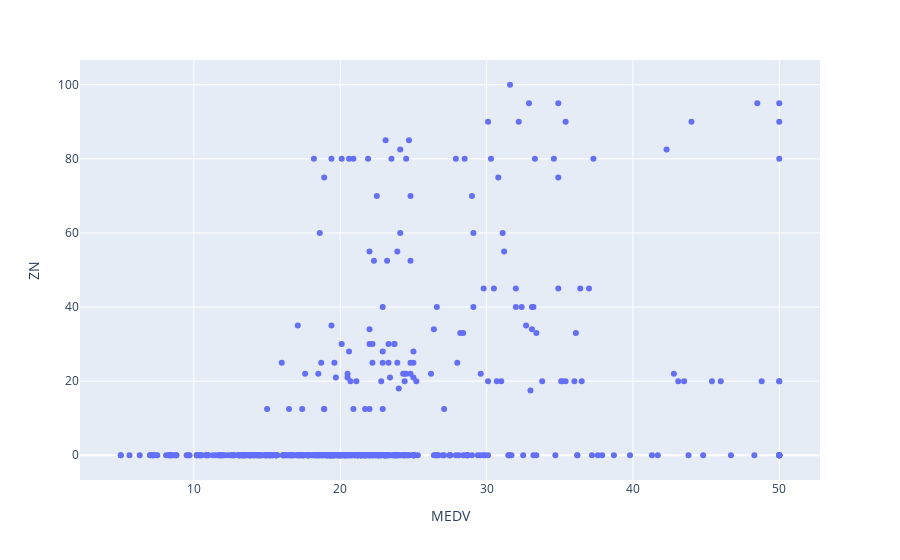

Here is the notebook cell this chart was saved with:
### Markdown cell above
#### Median value of owner-occupied homes in $1000's [k dollars] vs proportion of residential land zoned for lots over 25,000 sq.ft.

### Code cell
px.scatter(housing_df, x = "MEDV" , y = "ZN")

### Figure 1 — Plotly figure (JSON) as saved in the notebook; plotly's stock layout.template omitted (floating-point values rounded to 4 significant figures; data arrays with more than 128 entries replaced by an {"elided": "..."} marker saying what was removed)
{"data": [{"hovertemplate": "MEDV=%{x}<br>ZN=%{y}<extra></extra>", "legendgroup": "", "marker": {"color": "#636efa", "symbol": "circle"}, "mode": "markers", "name": "", "orientation": "v", "showlegend": false, "type": "scatter", "x": {"elided": "506 float values"}, "xaxis": "x", "y": {"elided": "506 float values"}, "yaxis": "y"}], "layout": {"legend": {"tracegroupgap": 0}, "margin": {"t": 60}, "xaxis": {"anchor": "y", "domain": [0, 1], "title": {"text": "MEDV"}}, "yaxis": {"anchor": "x", "domain": [0, 1], "title": {"text": "ZN"}}}}
